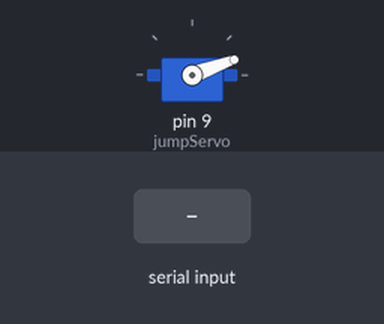
A sketch run on a simulated Arduino Uno, built with avr-gcc and run on an emulated ATmega328P. Parts: servo. The test bench sets the inputs (shaded band).

Above: at 1.2 s.
1.3 s: "J" received over Serial
At 1.39 s:
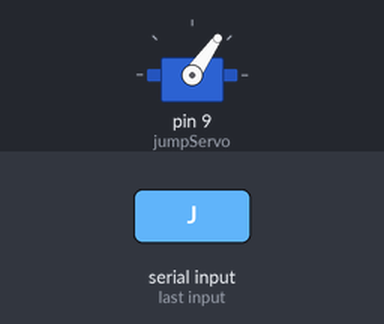
Timing chart, 0 to 4.3 s (numbered marks = the images above; inputs shaded):
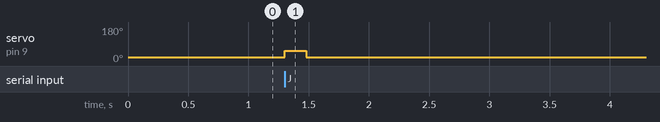

Measured:
- after the input at 1.3 s, servo on pin 9 (jumpServo): 20° → 55° at once, → 20° 0.18 s later

The sketch:

Detection.ino
```cpp
#include <Servo.h>

Servo jumpServo;

void setup()
{
  Serial.begin(9600);
  jumpServo.attach(9);
  jumpServo.write(20);
}

void loop()
{

  if (Serial.available() > 0)
  {

    char command = Serial.read();

    if (command == 'J')
    {
      jumpServo.write(55);
      delay(180);

      jumpServo.write(20);
      delay(100);
    }
  }
}
```
